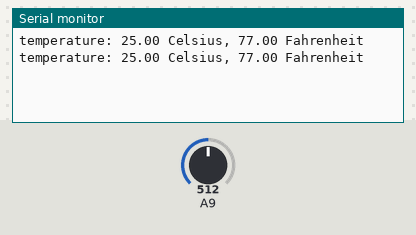
Recording of a sketch running on a simulated Arduino Mega 2560, built with avr-gcc and run on an emulated ATmega2560. Shown: the last lines printed to the serial monitor. The test bench sets the inputs (shaded band); at power-on: A9 = 512.

Above: at 1.8 s.
1.9 s: A9 set to 716
At 2.8 s:
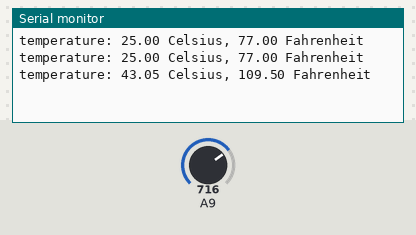
3.4 s: A9 set to 900
At 4.7 s:
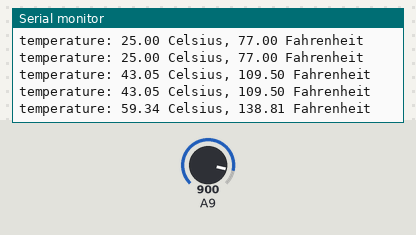
Timing chart, 0 to 6.4 s (numbered marks = the images above; inputs shaded):
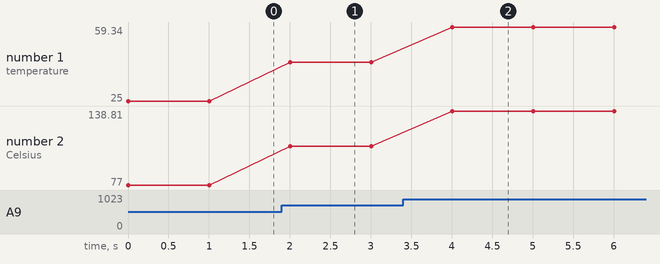

Measured:
- after the input at 1.9 s, the serial monitor: prints a new line after 0.10 s (image 1)
- after the input at 3.4 s, the serial monitor: prints a new line after 0.61 s (image 2)
- plotted number 1: 25 → 43.05 after the input at 1.9 s, 43.05 → 59.34 after the input at 3.4 s
- plotted number 2: 77 → 109.5 after the input at 1.9 s, 109.5 → 138.81 after the input at 3.4 s

The sketch:

Demo2.ino
```cpp
int redPin =  14;
int greenPin =  18;
int bluePin =  15;

void setup()
{
  Serial.begin(38400);
}

float code;
float celsius;
float fahrenheit;

void loop()
{
  code = analogRead(A9); // analogRead takes the pin as parameter
  celsius = 25 + (code - 512) / 11.3;
  fahrenheit = celsius * 1.8 + 32;
  Serial.print("temperature: ");
  Serial.print(celsius);
  Serial.print(" Celsius, ");
  Serial.print(fahrenheit);
  Serial.println(" Fahrenheit");
  delay(1000);
}
```
